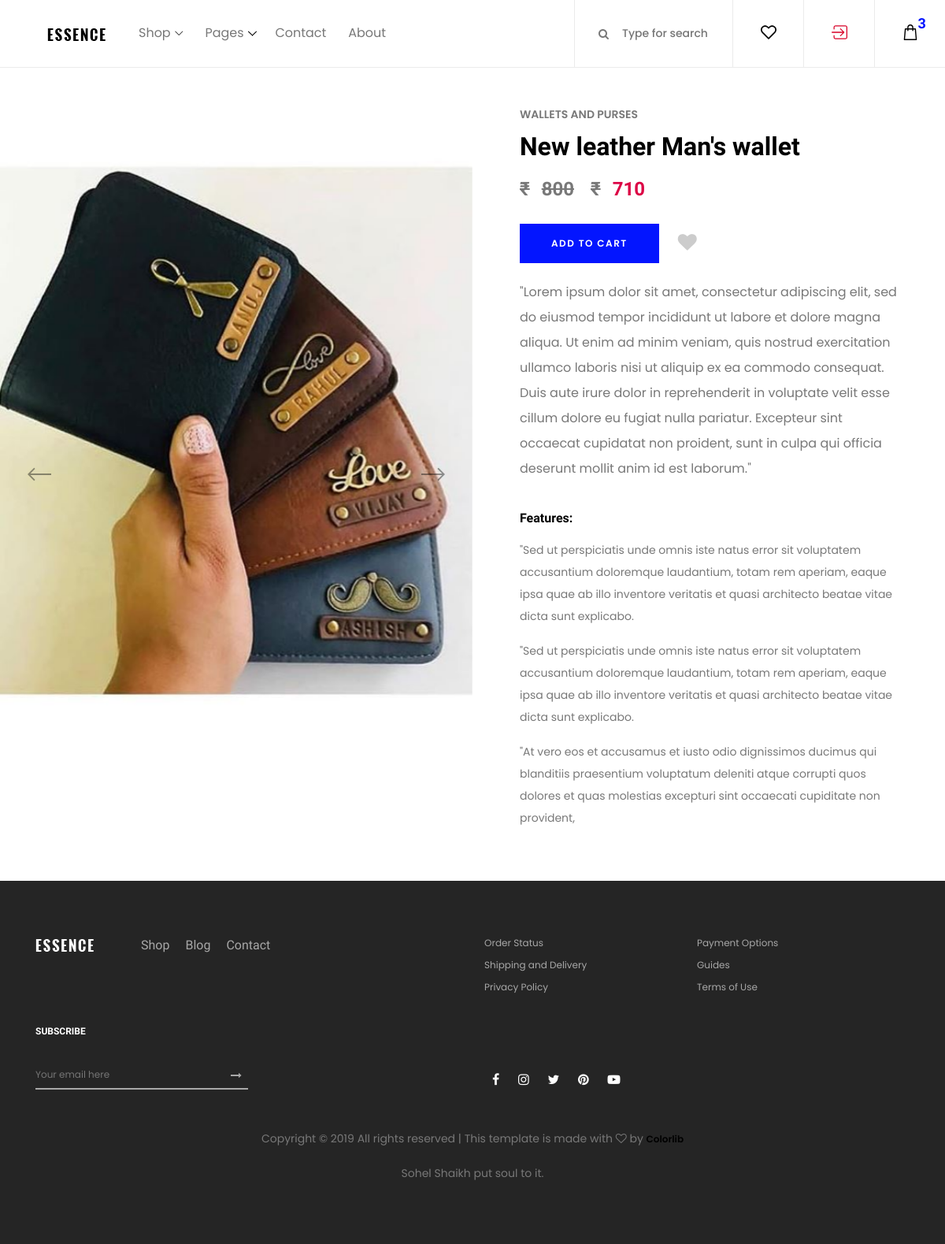
/products/5, run on the app's committed database.
### products/models.py (models this page shows, shortened)
class Product(models.Model):
    category = models.ForeignKey(Category, on_delete=models.DO_NOTHING)
    title = models.CharField(max_length=200)
    product_code = models.CharField(max_length=20)
    description = models.TextField(blank=True)
    tags = models.TextField(blank=True)
    feature_1 = models.CharField(max_length=400, blank=True)
    feature_2 = models.CharField(max_length=400, blank=True)
    feature_3 = models.CharField(max_length=400, blank=True)
    MRP = models.IntegerField()
    actual_price = models.IntegerField()
    delivery_charge = models.IntegerField()
    Warranty_info = models.CharField(max_length=200)
    photo_main_1 = models.ImageField(upload_to='photos/%Y/%m/%d/')
    photo_main_2 = models.ImageField(upload_to='photos/%Y/%m/%d/')
    photo_one = models.ImageField(upload_to='photos/%Y/%m/%d/', blank=True)
    photo_2 = models.ImageField(upload_to='photos/%Y/%m/%d/', blank=True)
    photo_3 = models.ImageField(upload_to='photos/%Y/%m/%d/', blank=True)
    photo_4 = models.ImageField(upload_to='photos/%Y/%m/%d/', blank=True)
    is_published = models.BooleanField(default=True)
    list_date = models.DateTimeField(default=datetime.now, blank=True)

class Category(models.Model):
    category = models.CharField(max_length=100, unique=True)
    photo_main_1 = models.ImageField(upload_to='photos/%Y/%m/%d/', blank=True)
    has_img = models.BooleanField(default=False)
    class Meta:
        verbose_name_plural = "categories"
    def __str__(self):
        return self.category

### products/views.py (the view)
# urls.py: path('<int:product_id>', views.product, name='product'),
def product(request, product_id):
    product = get_object_or_404(Product, pk=product_id)
    context = {
        'product' : product
    }
    return render(request, 'products/product.html', context)

### templates/products/product.html (shortened to what this page needs)
{% extends 'base.html' %}
{% load static %}
{% load humanize %}
{% block content %}
    <section class="single_product_details_area d-flex align-items-center">
        <div class="single_product_thumb clearfix">
            <div class="product_thumbnail_slides owl-carousel">
                <img src="{{ product.photo_main_1.url }}" alt="">
            </div>
        </div>
        <div class="single_product_desc clearfix">
            <span>{{ product.category }}</span>
                <h2>{{ product.title }}</h2>
            <p class="product-price"><span class="old-price"><span>&#8377;</span>{{ product.MRP | intcomma }}</span></span>
                <span>&#8377;</span>{{ product.actual_price | intcomma }}</p>
            <form class="cart-form clearfix" method="post">
                <div class="cart-fav-box d-flex align-items-center">
                    <button type="submit" name="addtocart" value="5" class="btn essence-btn">Add to cart</button>
                    <div class="product-favourite ml-4">
                        <a href="#" class="favme fa fa-heart"></a>
                    </div>
                </div>
            </form>
            <br>
            <p class="product-desc">{{product.description}}</p>
            <br>
            <blockquote><h6>
                Features:
            </h6></blockquote>
            <p>
                {{ product.feature_1 }}
            </p>
            <p>
                {{ product.feature_2 }}
            </p>
            <p>
                {{ product.feature_3 }}
            </p>
        </div>
    </section>
{% endblock %}

### ghost/static/css/core-style.css (style rules this page uses)
* { margin: 0; padding: 0; }
body { font-family: "Poppins", sans-serif; font-size: 14px; background-color: #ffffff; margin-top: 85px; }
h1, h2, h3, h4, h5, h6 { color: #000000; line-height: 1.3; font-weight: 700; font-family: "Ubuntu", sans-serif; }
p { color: #787878; font-size: 14px; line-height: 2; font-weight: 400; }
a { -webkit-transition: all 500ms ease 0s; transition: all 500ms ease 0s; text-decoration: none; outline: 0 solid transparent; color: #000000; font-weight: 600; font-size: 12px; }
img { height: auto; max-width: 100%; }
.essence-btn { display: inline-block; min-width: 170px; height: 50px; color: #ffffff; border: none; border-radius: 0; padding: 0 40px; text-transform: uppercase; font-size: 12px; line-height: 50px; background-color: #0315ff; letter-spacing: 1.5px; font-weight: 600; }
.single_product_details_area { position: relative; z-index: 100; -ms-flex-wrap: wrap; flex-wrap: wrap; }
.single_product_details_area .single_product_thumb, .single_product_details_area .single_product_desc { -webkit-box-flex: 0; -ms-flex: 0 0 50%; flex: 0 0 50%; max-width: 50%; width: 50%; position: relative; z-index: 1; }
.single_product_details_area .product_thumbnail_slides { position: relative; z-index: 1; }
.single_product_details_area .single_product_desc { position: relative; z-index: 1; padding: 50px 5%; }
.single_product_details_area .single_product_desc span { font-size: 14px; text-transform: uppercase; font-weight: 600; color: #787878; margin-bottom: 10px; display: block; }
.single_product_details_area .single_product_desc .product-price { margin-bottom: 0; font-family: "Ubuntu", sans-serif; font-size: 24px; color: #dc0345; font-weight: 700; }
.single_product_details_area .single_product_desc .product-price span { display: inline-block; font-family: "Ubuntu", sans-serif; font-size: 24px; color: #787878; font-weight: 700; text-decoration: line-through; margin-right: 15px; }
.single_product_details_area .single_product_desc .product-desc { font-size: 16px; }
.single_product_details_area .single_product_desc .cart-fav-box .favme { cursor: pointer; color: #ccc; font-size: 24px; }

### data on the page
Product: photo_main_1 (picture), category "WALLETS AND PURSES", title "New leather Man's wallet", MRP "800", actual_price "710", description "\"Lorem ipsum dolor sit amet, consectetur adipiscing elit, sed do eiusmod tempor incididunt ut labore et dolore magna aliqua. Ut enim ad minim veniam, quis nostrud exercitation ullamco laboris nisi ut aliquip ex ea commodo consequat. Duis aute irure dolor in reprehenderit in voluptate velit esse cillum dolore eu fugiat nulla pariatur. Excepteur sint occaecat cupidatat non proident, sunt in culpa qui officia deserunt mollit anim id est laborum.\"", feature_1 "\"Sed ut perspiciatis unde omnis iste natus error sit voluptatem accusantium doloremque laudantium, totam rem aperiam, eaque ipsa quae ab illo inventore veritatis et quasi architecto beatae vitae dicta sunt explicabo.", feature_2 "\"Sed ut perspiciatis unde omnis iste natus error sit voluptatem accusantium doloremque laudantium, totam rem aperiam, eaque ipsa quae ab illo inventore veritatis et quasi architecto beatae vitae dicta sunt explicabo.", feature_3 "\"At vero eos et accusamus et iusto odio dignissimos ducimus qui blanditiis praesentium voluptatum deleniti atque corrupti quos dolores et quas molestias excepturi sint occaecati cupiditate non provident,"
